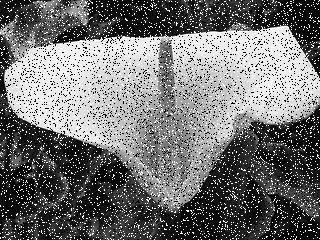
#> input picture MultimediaHW2/noisy.jpg, 320 x 240 px
$ python Problem2.py
#> lines starting #> are read from the running program, lines starting #| are printed output that depends on the picture
import matplotlib.image as mpimg
import numpy as np
import matplotlib.pyplot as plt
from scipy import ndimage
from math import log10

def PSNR(original, compressed):  # This function for calculating PSNR value
    mse = np.mean((original - compressed) ** 2)
    maxl = 255.0
    psnr = 10 * log10(maxl ** 2 / mse)
    return psnr

img = mpimg.imread("noisy.jpg")  # For reading the image
#> img is the input picture: shape (240, 320); min 0, max 255, mean 113.1
noisy = np.array(img, dtype=float)  # Convert to floating point

img = mpimg.imread("original.jpg")  # For reading the image
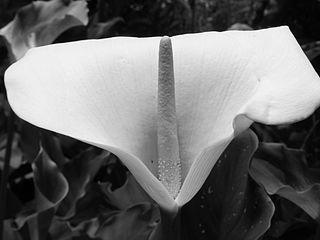
#> input picture MultimediaHW2/original.jpg, 320 x 240 px
#> img is the input picture: shape (240, 320); min 0, max 255, mean 108.9
original = np.array(img, dtype=float)  # Convert to floating point

# We use constant mode with 0 because default value of median filter on matlab is zeros as padding option
result = ndimage.median_filter(noisy, size=3, mode='constant', cval=0)
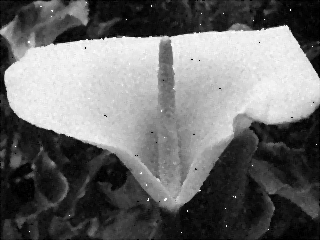
#> result: shape (240, 320) float64; min 0, max 255, mean 108.9
result2 = ndimage.median_filter(result, size=3, mode='constant', cval=0)

plt.gray()
fig, axs = plt.subplots(2, 2)
axs[0, 0].imshow(original)
axs[0, 0].set_title("Original Image")
axs[0, 1].imshow(noisy)
axs[0, 1].set_title("Noisy Image")
axs[1, 0].imshow(result)
axs[1, 0].set_title("After first filter")
axs[1, 1].imshow(result2)
axs[1, 1].set_title("After second filter")
plt.show()
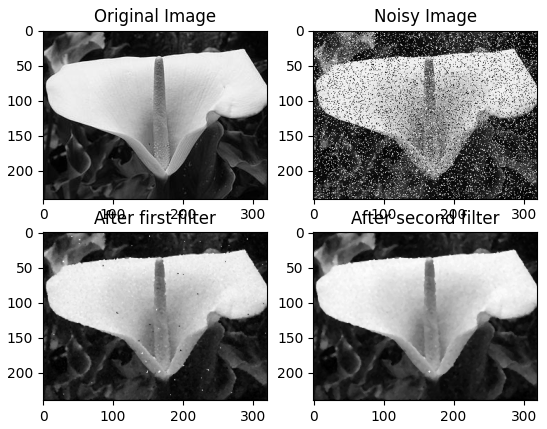
#> figure drawn by matplotlib, 4 panels


print("PSNR value between original and noisy image : ", end="")
print(round(PSNR(original, noisy), 2))
#> in PSNR, `mse = np.mean((original - compressed) ** 2)`: mse = 4784.6
#> in PSNR, `psnr = 10 * log10(maxl ** 2 / mse)`: psnr = 11.33
#| 11.33
print("PSNR value between original and median filtered for once image: ", end="")
print(round(PSNR(original, result), 2))
#| 27.38
print("PSNR value between original and median filtered for twice image: ", end="")
print(round(PSNR(original, result2), 2))
#| 29.65
